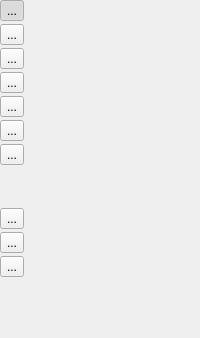
    <widget class="QFrame" name="frame_3">
     <property name="enabled">
      <bool>true</bool>
     </property>
     <property name="sizePolicy">
      <sizepolicy hsizetype="Minimum" vsizetype="Preferred">
       <horstretch>0</horstretch>
       <verstretch>0</verstretch>
      </sizepolicy>
     </property>
     <property name="frameShape">
      <enum>QFrame::NoFrame</enum>
     </property>
     <property name="frameShadow">
      <enum>QFrame::Raised</enum>
     </property>
     <layout class="QVBoxLayout">
      <property name="spacing">
       <number>3</number>
      </property>
      <property name="leftMargin">
       <number>0</number>
      </property>
      <property name="topMargin">
       <number>0</number>
      </property>
      <property name="rightMargin">
       <number>0</number>
      </property>
      <item>
       <widget class="QToolButton" name="pen_button">
        <property name="text">
         <string>...</string>
        </property>
        <property name="icon">
         <iconset resource="meshlab.qrc">
          <normaloff>:/images/paintbrush-22.png</normaloff>:/images/paintbrush-22.png</iconset>
        </property>
        <property name="iconSize">
         <size>
          <width>24</width>
          <height>24</height>
         </size>
        </property>
        <property name="checkable">
         <bool>true</bool>
        </property>
        <property name="checked">
         <bool>true</bool>
        </property>
        <property name="autoExclusive">
         <bool>true</bool>
        </property>
       </widget>
      </item>
      <item>
       <widget class="QToolButton" name="fill_button">
        <property name="text">
         <string>...</string>
        </property>
        <property name="icon">
         <iconset resource="meshlab.qrc">
          <normaloff>:/images/bucket-fill-22.png</normaloff>:/images/bucket-fill-22.png</iconset>
        </property>
        <property name="iconSize">
         <size>
          <width>24</width>
          <height>24</height>
         </size>
        </property>
        <property name="checkable">
         <bool>true</bool>
        </property>
        <property name="autoExclusive">
         <bool>true</bool>
        </property>
       </widget>
      </item>
      <item>
       <widget class="QToolButton" name="gradient_button">
        <property name="text">
         <string>...</string>
        </property>
        <property name="icon">
         <iconset resource="meshlab.qrc">
          <normaloff>:/images/blend-22.png</normaloff>:/images/blend-22.png</iconset>
        </property>
        <property name="iconSize">
         <size>
          <width>24</width>
          <height>24</height>
         </size>
        </property>
        <property name="checkable">
         <bool>true</bool>
        </property>
        <property name="autoExclusive">
         <bool>true</bool>
        </property>
       </widget>
      </item>
      <item>
       <widget class="QToolButton" name="smooth_button">
        <property name="enabled">
         <bool>true</bool>
        </property>
        <property name="text">
         <string>...</string>
        </property>
        <property name="icon">
         <iconset resource="meshlab.qrc">
          <normaloff>:/images/blur-22.png</normaloff>:/images/blur-22.png</iconset>
        </property>
        <property name="iconSize">
         <size>
          <width>24</width>
          <height>24</height>
         </size>
        </property>
        <property name="checkable">
         <bool>true</bool>
        </property>
        <property name="autoExclusive">
         <bool>true</bool>
        </property>
       </widget>
      </item>
      <item>
       <widget class="QToolButton" name="clone_button">
        <property name="enabled">
         <bool>true</bool>
        </property>
        <property name="text">
         <string>...</string>
        </property>
        <property name="icon">
         <iconset resource="meshlab.qrc">
          <normaloff>:/images/clone-22.png</normaloff>:/images/clone-22.png</iconset>
        </property>
        <property name="iconSize">
         <size>
          <width>24</width>
          <height>24</height>
         </size>
        </property>
        <property name="checkable">
         <bool>true</bool>
        </property>
        <property name="autoExclusive">
         <bool>true</bool>
        </property>
       </widget>
      </item>
      <item>
       <widget class="QToolButton" name="pick_button">
        <property name="enabled">
         <bool>true</bool>
        </property>
        <property name="text">
         <string>...</string>
        </property>
        <property name="icon">
         <iconset resource="meshlab.qrc">
          <normaloff>:/images/color-picker-22.png</normaloff>:/images/color-picker-22.png</iconset>
        </property>
        <property name="iconSize">
         <size>
          <width>24</width>
          <height>24</height>
         </size>
        </property>
        <property name="checkable">
         <bool>true</bool>
        </property>
        <property name="autoExclusive">
         <bool>true</bool>
        </property>
       </widget>
      </item>
      <item>
       <widget class="QToolButton" name="perlin_button">
        <property name="text">
         <string>...</string>
        </property>
        <property name="icon">
         <iconset resource="meshlab.qrc">
          <normaloff>:/images/perlin.png</normaloff>:/images/perlin.png</iconset>
        </property>
        <property name="iconSize">
         <size>
          <width>24</width>
          <height>24</height>
         </size>
        </property>
        <property name="checkable">
         <bool>true</bool>
        </property>
        <property name="autoExclusive">
         <bool>true</bool>
        </property>
       </widget>
      </item>
      <item>
       <spacer>
        <property name="orientation">
         <enum>Qt::Vertical</enum>
        </property>
        <property name="sizeType">
         <enum>QSizePolicy::Fixed</enum>
        </property>
        <property name="sizeHint" stdset="0">
         <size>
          <width>20</width>
          <height>40</height>
         </size>
        </property>
       </spacer>
      </item>
      <item>
       <widget class="QToolButton" name="mesh_pick_button">
        <property name="enabled">
         <bool>true</bool>
        </property>
        <property name="text">
         <string>...</string>
        </property>
        <property name="icon">
         <iconset resource="meshlab.qrc">
          <normaloff>:/images/pickbrush-22.png</normaloff>:/images/pickbrush-22.png</iconset>
        </property>
        <property name="iconSize">
         <size>
          <width>24</width>
          <height>24</height>
         </size>
        </property>
        <property name="checkable">
         <bool>true</bool>
        </property>
        <property name="checked">
         <bool>false</bool>
        </property>
        <property name="autoExclusive">
         <bool>true</bool>
        </property>
       </widget>
      </item>
      <item>
       <widget class="QToolButton" name="mesh_smooth_button">
        <property name="enabled">
         <bool>true</bool>
        </property>
        <property name="text">
         <string>...</string>
        </property>
        <property name="icon">
         <iconset resource="meshlab.qrc">
          <normaloff>:/images/blur-22.png</normaloff>:/images/blur-22.png</iconset>
        </property>
        <property name="iconSize">
         <size>
          <width>24</width>
          <height>24</height>
         </size>
        </property>
        <property name="checkable">
         <bool>true</bool>
        </property>
        <property name="autoExclusive">
         <bool>true</bool>
        </property>
       </widget>
      </item>
      <item>
       <widget class="QToolButton" name="mesh_add_button">
        <property name="enabled">
         <bool>true</bool>
        </property>
        <property name="text">
         <string>...</string>
        </property>
        <property name="icon">
         <iconset resource="meshlab.qrc">
          <normaloff>:/images/add-24.png</normaloff>:/images/add-24.png</iconset>
        </property>
        <property name="iconSize">
         <size>
          <width>24</width>
          <height>24</height>
         </size>
        </property>
        <property name="checkable">
         <bool>true</bool>
        </property>
        <property name="autoExclusive">
         <bool>true</bool>
        </property>
       </widget>
      </item>
      <item>
       <spacer>
        <property name="orientation">
         <enum>Qt::Vertical</enum>
        </property>
        <property name="sizeHint" stdset="0">
         <size>
          <width>20</width>
          <height>50</height>
         </size>
        </property>
       </spacer>
      </item>
     </layout>
    </widget>
